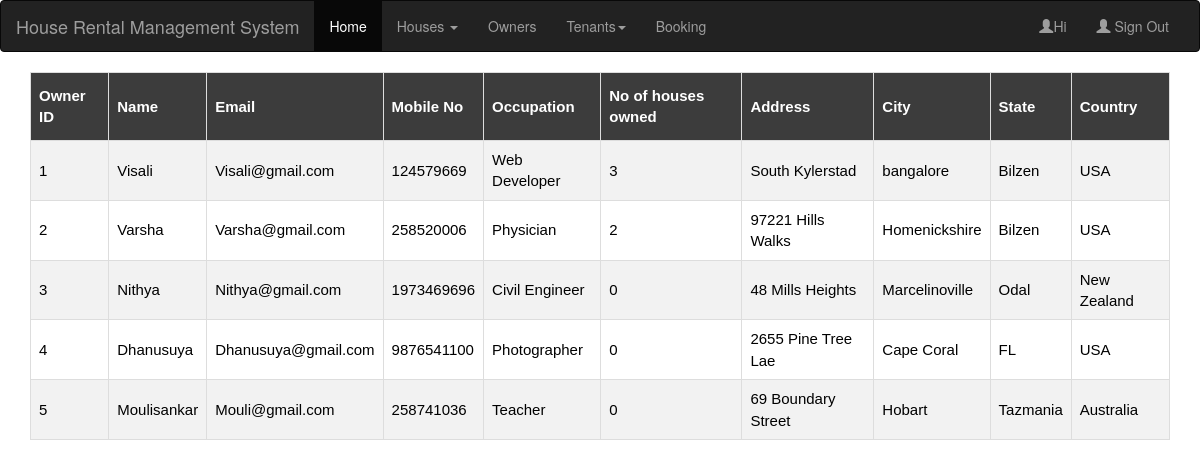
The page /owner.php on the database its author committed.
### tables this page shows
CREATE TABLE IF NOT EXISTS `owner` (
`o_id` int(11) NOT NULL,
  `name` varchar(20) DEFAULT NULL,
  `email` varchar(50) DEFAULT NULL,
  `pwd` varchar(30) DEFAULT NULL,
  `mobile_no` bigint(20) DEFAULT NULL,
  `occupation` varchar(50) DEFAULT NULL,
  `no_of_houses` int(11) DEFAULT NULL,
  `country` varchar(20) DEFAULT NULL,
  `state` varchar(20) DEFAULT NULL,
  `city` varchar(30) DEFAULT NULL,
  `address` varchar(50) DEFAULT NULL
);

### owner.php (the view, shortened to what this page needs)
<!DOCTYPE html>
<html lang="en">
<head>
   <link rel="stylesheet" type="text/css" href="table.css">
  <link rel="stylesheet" href="https://maxcdn.bootstrapcdn.com/bootstrap/3.4.0/css/bootstrap.min.css">
</head>
<body>
<nav class="navbar navbar-inverse">
  <div class="container-fluid">
    <div class="navbar-header">
      <a class="navbar-brand" href="#">House Rental Management System</a>
    </div>
    <div class="collapse navbar-collapse" id="myNavbar">
      <ul class="nav navbar-nav">
        <li class="active"><a href="home.php">Home</a></li>
        <li class="dropdown">
          <a class="dropdown-toggle" data-toggle="dropdown" href="#">Houses <span class="caret"></span></a>
        </li>
        <li><a href="owner.php">Owners</a></li>
        <li class="dropdown">
          <a class="dropdown-toggle" data-toggle="dropdown" href="#">Tenants<span class="caret"></span></a>
          </li>
        <li><a href="booking.php">Booking</a></li>
      </ul>
      <ul class="nav navbar-nav navbar-right">
         <li><a href="#"><span class="glyphicon glyphicon-user"></span>Hi <?php session_start();echo $_SESSION['uname'];?></a>
         </li>
        <li><a href="index.html"><span class="glyphicon glyphicon-user"></span> Sign Out</a></li>
      </ul>
    </div>
  </div>
</nav>
<div class="container">
  <table border="1" id="customers">
    <tr>
      <th>Owner ID</th>
      <th>Name</th>
      <th>Email</th>
      <th>Mobile No</th>
      <th>Occupation</th>
      <th>No of houses owned</th>
      <th>Address</th>
      <th>City</th>
      <th>State</th>
      <th>Country</th>
    </tr>
<?php
include("connection.php");
$query="select * from owner";
$data=mysqli_query($conn,$query);
while($result=mysqli_fetch_assoc($data))
{
 echo "<tr><td>".$result['o_id']."</td><td>".$result['name']."</td><td>".$result['email']."</td><td>".$result['mobile_no']."</td><td>".$result['occupation']."</td><td>".$result['no_of_houses']."</td><td>".$result['address']."</td><td>";
echo  $result['city']."</td><td>".$result['state']."</td><td>".$result['country']."</td></tr>";
}
echo "</table>";
?>
</div>
</body>
</html>

### table.css (style rules this page uses)
table { width:100%; color: black; font-family: monospace; font-size: 15px; text-align: left; border-color: black; border-style: solid; }
#customers { font-family: "Trebuchet MS", Arial, Helvetica, sans-serif; border-collapse: collapse; width: 100%; }
#customers td, #customers th { border: 1px solid #ddd; padding: 8px; }
#customers tr:nth-child(even) { background-color: #f2f2f2; }
#customers th { padding-top: 12px; padding-bottom: 12px; text-align: left; background-color: #3c3c3c; color: white; }

### rows shown on the page
owner: o_id "1", name "Visali", email "Visali@gmail.com", mobile_no "124579669", occupation "Web Developer", no_of_houses "3", address "South Kylerstad", city "bangalore", state "Bilzen", country "USA"
owner: o_id "2", name "Varsha", email "Varsha@gmail.com", mobile_no "258520006", occupation "Physician", no_of_houses "2", address "97221 Hills Walks", city "Homenickshire", state "Bilzen", country "USA"
owner: o_id "3", name "Nithya", email "Nithya@gmail.com", mobile_no "1973469696", occupation "Civil Engineer", no_of_houses "0", address "48 Mills Heights", city "Marcelinoville", state "Odal", country "New Zealand"
owner: o_id "4", name "Dhanusuya", email "Dhanusuya@gmail.com", mobile_no "9876541100", occupation "Photographer", no_of_houses "0", address "2655 Pine Tree Lae", city "Cape Coral", state "FL", country "USA"
owner: o_id "5", name "Moulisankar", email "Mouli@gmail.com", mobile_no "258741036", occupation "Teacher", no_of_houses "0", address "69 Boundary Street", city "Hobart", state "Tazmania", country "Australia"
